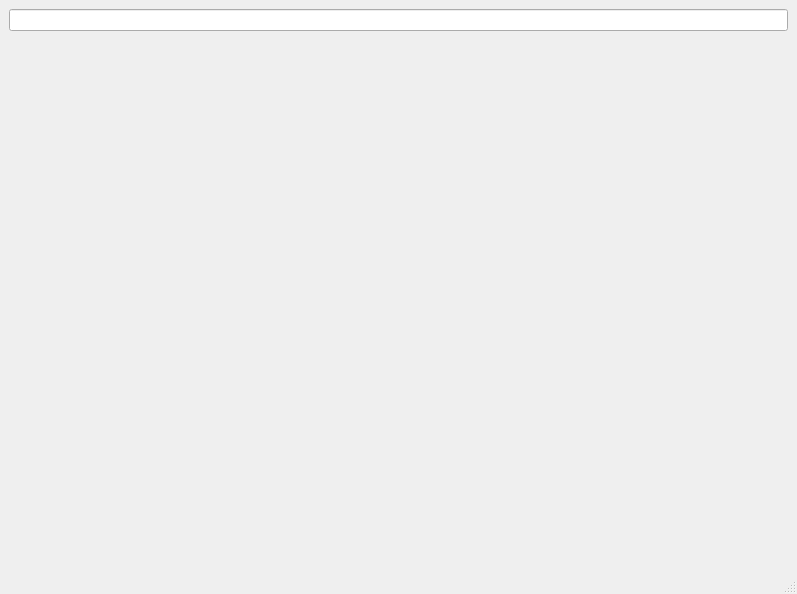
<?xml version="1.0" encoding="UTF-8"?>
<ui version="4.0">
 <class>MainWindow</class>
 <widget class="QMainWindow" name="MainWindow">
  <property name="geometry">
   <rect>
    <x>0</x>
    <y>0</y>
    <width>797</width>
    <height>594</height>
   </rect>
  </property>
  <property name="windowTitle">
   <string>MainWindow</string>
  </property>
  <widget class="QWidget" name="centralwidget">
   <layout class="QGridLayout" name="gridLayout">
    <item row="0" column="0">
     <layout class="QVBoxLayout" name="verticalLayout">
      <item>
       <widget class="QLineEdit" name="lineEdit"/>
      </item>
      <item>
       <widget class="QLabel" name="label">
        <property name="text">
         <string/>
        </property>
       </widget>
      </item>
     </layout>
    </item>
   </layout>
  </widget>
  <widget class="QMenuBar" name="menubar">
   <property name="geometry">
    <rect>
     <x>0</x>
     <y>0</y>
     <width>797</width>
     <height>21</height>
    </rect>
   </property>
  </widget>
  <widget class="QStatusBar" name="statusbar"/>
 </widget>
 <resources/>
 <connections/>
</ui>
